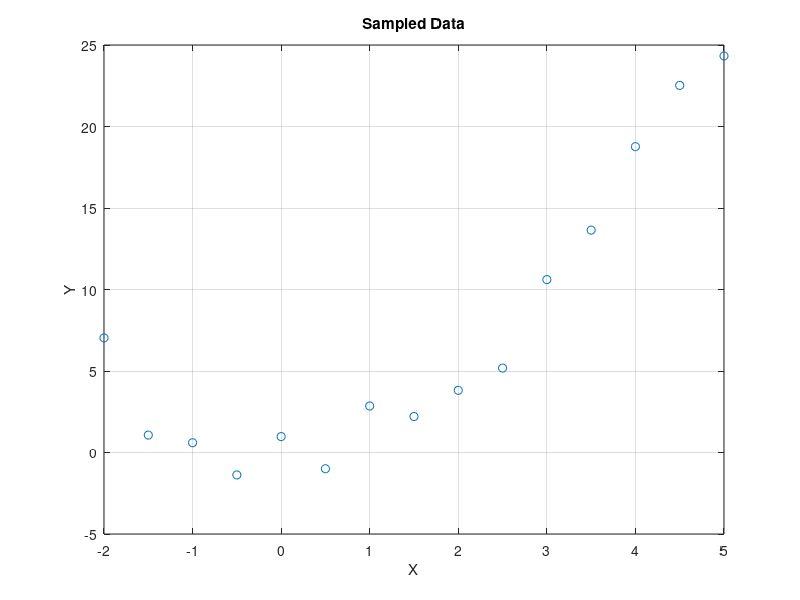

Write the MATLAB code that produced this figure. (Note: this script raises an error after producing the figure.)
path = '/Users/markanderson/Desktop/Things I Learned in Graduate School/Chapters/Computational Methods/Figures';

%% Linear Least Squares

x = -2:0.5:5;
y = x.^2 + 2.*randn(1,length(x));

scatter(x,y)
grid on
title('Sampled Data')
xlabel('X')
ylabel('Y')
box on

ax = gca;
ax.Children.MarkerFaceColor = [0 0.1797 0.3633];
ax.Children.SizeData = 50;

savePlots('SavePath',path,...
          'Titles',"Sample Linear Least Squares Data",...
          'FileTypes',"png")